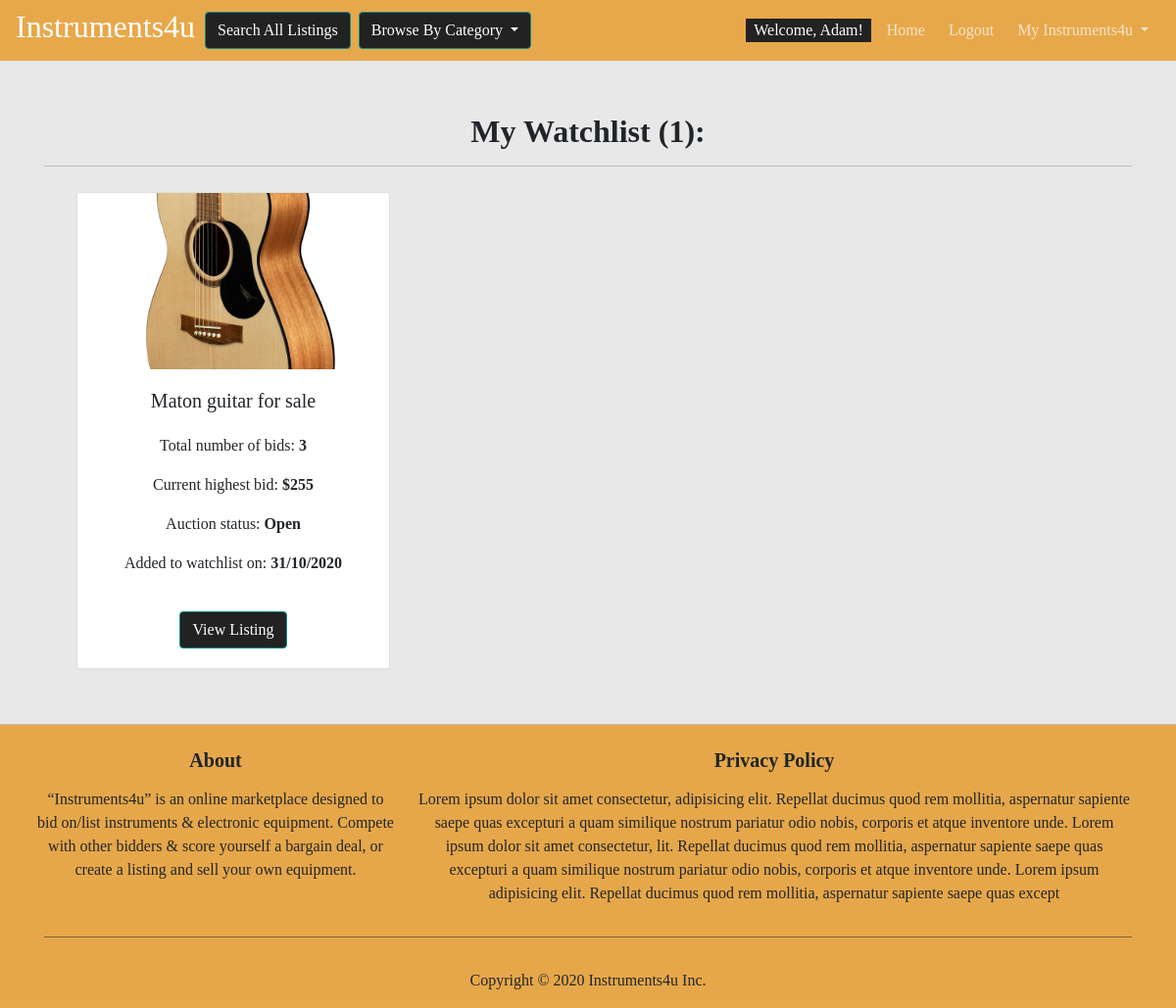
Screenshot of /watchlist (signed in) with the database file from the repository.
### auction/models.py (models this page shows)
class User(db.Model, UserMixin):
    __tablename__ = "users"
    __table_args__ = {'extend_existing': True}
    id = db.Column(db.Integer, primary_key = True)
    name = db.Column(db.String(100), index = True, unique = True, nullable = False)
    email_address = db.Column(db.String(100), index = True, nullable = False)
    phone_number = db.Column(db.Integer, index = True, nullable = False)
    mail_address = db.Column(db.String(255), index = True, nullable = False)
    password_hash = db.Column(db.String(255), nullable = False)
    listings = db.relationship('Listing', backref='user')
    watchlist = db.relationship("Watchlist", backref="user")
    bids = db.relationship("Bid", backref="user")

class Watchlist(db.Model):
    __tablename__ = "watchlist"
    id = db.Column(db.Integer, primary_key=True)
    addedToWatchlistDate = db.Column(db.DateTime, default=datetime.now())
    user_id = db.Column(db.Integer, db.ForeignKey('users.id'))
    listing_id = db.Column(db.Integer, db.ForeignKey("listings.id"))

class Instrument(db.Model):
    __tablename__ = "instruments"
    id = db.Column(db.Integer, primary_key=True)
    instrument = db.Column(db.String(50))
    category = db.Column(db.String(20))
    model = db.Column(db.String(20))
    brand = db.Column(db.String(20))
    year = db.Column(db.String(4))
    colour = db.Column(db.String(20))
    description = db.Column(db.String(250))
    image = db.Column(db.String(400))
    listings = db.relationship('Listing', backref ='instrument')

class Listing(db.Model):
    __tablename__ = 'listings'
    id = db.Column(db.Integer, primary_key=True)
    listTitle = db.Column(db.String(50))
    listingDate = db.Column(db.DateTime, default=datetime.now())
    startBid = db.Column(db.Integer)
    highestBid = db.Column(db.Integer)
    totalNumberOfBids = db.Column(db.Integer)
    auctionStatus = db.Column(db.Boolean, nullable=False)
    watchlist = db.relationship('Watchlist', backref ='listing')
    instrument_id = db.Column(db.Integer, db.ForeignKey('instruments.id'))
    user_id = db.Column(db.Integer, db.ForeignKey('users.id'))

### auction/views.py (the view)
@bp.route('/watchlist')
@login_required
def watchlist():
    watchlist = Watchlist.query.filter_by(user_id = current_user.get_id())
    return render_template('watchlist.html', watchlist = watchlist)

### auction/__init__.py (called while the page is built)
def create_app():
   app=Flask(__name__)  # this is the name of the module/package that is calling this app
   app.debug=True
   app.secret_key='utroutoru'
   app.config['SQLALCHEMY_DATABASE_URI']='sqlite:///marketplace.sqlite'
   db.init_app(app)
   bootstrap = Bootstrap(app)
   UPLOAD_FOLDER = '/static/image'
   app.config['UPLOAD_FOLDER'] = UPLOAD_FOLDER
   login_manager = LoginManager()
   login_manager.login_view='auth.login'
   login_manager.init_app(app)
   from .models import User  # importing here to avoid circular references
   @login_manager.user_loader
   def load_user(user_id):
      return User.query.get(int(user_id))
   from . import views
   app.register_blueprint(views.bp)
   from . import auth
   app.register_blueprint(auth.bp)
   from . import listings
   app.register_blueprint(listings.bp)
   return app

### auction/templates/watchlist.html
{% extends 'base.html' %}
{% block content %}
  <main>
    <div class="pagePadding">
      <div class="container">
        <div class="row">
          <div class="col-lg text-center">
            <h2>My Watchlist ({{watchlist.count()}}):</h2>
            <hr>
          </div>
        </div>
        {% if watchlist %}
          <div class="row" style="padding-top: 10px;">
            {% for watchlist_item in watchlist %}
              <div class="col-lg-4 md-4 sm-4 px-5 text-center">
                <div class="card" style="width: 20rem;">
                  <img src="{{watchlist_item.listing.instrument.image}}" class="card-img-top">
                  <div class="card-body">
                    <h5 class="card-title">{{watchlist_item.listing.listTitle}}</h5>
                    <div class="card-text" style="padding-top: 10px;">
                      <p>Total number of bids:<b> {{watchlist_item.listing.totalNumberOfBids}}</b></p>
                      <p>Current highest bid:<b> ${{watchlist_item.listing.highestBid}}</b></p>
                      {% if watchlist_item.listing.auctionStatus %}
                        <p>Auction status: <b>Open</b></p>
                      {% else %}
                        <p>Auction status: <b>Closed</b></p>
                      {% endif %}
                      <p>Added to watchlist on: <b>{{watchlist_item.addedToWatchlistDate.strftime('%d/%m/%Y')}}</b></p>
                      <p style="padding-top: 5px;"></p>
                      <a href="{{url_for('listing.show', id = watchlist_item.listing.id)}}" class="btn btn-primary">View Listing</a>
                    </div>
                  </div>
                </div>
              </div>
            {% endfor %}
          </div>
        {% endif %}
      </div>
    </div>
  </main>
{% endblock %}

### auction/templates/base.html (shortened to what this page needs)
<!DOCTYPE html>
<html lang="en">
<head>
  <link rel="stylesheet" href="https://stackpath.bootstrapcdn.com/bootstrap/4.3.1/css/bootstrap.min.css"
>
  <link rel="stylesheet" type="text/css" href="{{ url_for('static', filename='css/styleSheet.css') }}">
</head>
<body>
  <header>
    <div class="navbarText">
      <nav class="navbar navbar-custom navbar-expand-md navbar-light fixed-top ml-auto" style="opacity: 1;">
        <h2 class= "overwriteFont" style="padding-right: 10px;">Instruments4u</h2>
        <form action="{{url_for('main.browse', category = '1')}}" class="form-inline my-lg-0">
          <button class="btn btn-outline-color my-2 my-sm-0" type="submit">Search All Listings</button>
        </form>
        <div class="dropdown px-2">
            <button class="btn btn-secondary dropdown-toggle" type="button" id="dropdownMenuButton" data-toggle="dropdown" aria-haspopup="true" aria-expanded="false">
                Browse By Category
            </button>
        </div>
        <div class="collapse navbar-collapse flex-column" id="navbarCollapse">
          <ul class="navbar-nav ml-auto">
            {% if current_user.is_authenticated %}
              <li class="nav-item px-1">
                <a class="nav-link py-0" style="color:white; background-color: rgb(34, 34, 34);">Welcome, {{current_user.name}}!</a>
              </li>
              <li class="nav-item px-1">
                <a class="nav-link py-0" href="{{ url_for('main.index') }}">Home</a>
              </li>
              <li class="nav-item px-1">
                <a class="nav-link py-0" href="{{url_for('auth.logout')}}">Logout</a>
              </li>
            {% endif %}
            <li class="nav-item dropdown px-1">
              <a class="nav-link dropdown-toggle py-0" href="#" id="navbarDropdown" role="button" data-toggle="dropdown"
                aria-haspopup="true" aria-expanded="false">
                My Instruments4u
              </a>
            </li>
          </ul>
        </div>
      </nav>
    </div>
  </header>
  {% block content %}
  {% endblock %}
  <footer>
    <hr>
    <div class="container text-center">
      <div class="row">
        <div class="col-lg-4 md-4 sm-4 px-2">
          <h5 class="font-weight-bold mt-2 mb-3">About</h5>
          <p>“Instruments4u” is an online marketplace designed to bid on/list
            instruments & electronic equipment. Compete with other bidders & score yourself a bargain deal, or create a listing and sell your own equipment.</p>
        </div>
        <div class="col-lg">
          <h5 class="font-weight-bold mt-2 mb-3 text-center">Privacy Policy</h5>
          <p>Lorem ipsum dolor sit amet consectetur, adipisicing elit. Repellat ducimus quod rem mollitia, aspernatur sapiente saepe quas
            excepturi a quam similique nostrum pariatur odio nobis, corporis et atque inventore unde. Lorem ipsum dolor sit amet consectetur,
            lit. Repellat ducimus quod rem mollitia, aspernatur sapiente saepe quas
            excepturi a quam similique nostrum pariatur odio nobis, corporis et atque inventore unde. Lorem ipsum  adipisicing elit. Repellat ducimus quod rem mollitia, aspernatur sapiente saepe quas except
          </p>
        </div>
      </div>
      <hr style="border-color: rgb(34, 34, 34, 0.5) !important;">
      <div class="footer-copyright text-center py-3">Copyright © 2020 Instruments4u Inc.
      </div>
  </footer>
  </body>
</html>

### auction/static/css/styleSheet.css (style rules this page uses)
body { font-family: "Century Gothic"; background-color: rgb(34, 34, 34, 0.1); }
button { color:white; }
h2, h3, h4 { font-weight: bold; }
.overwriteFont { font-weight: normal !important; }
.pagePadding { padding-top: 115px; padding-bottom: 40px; }
.navbarText { color: white; }
.navbar-custom { background-color: rgba(230, 152, 36, 0.8); }
.navbar-custom .navbar-nav .nav-link { color: rgba(255,255,255, 0.7); }
footer { background:rgba(230, 152, 36, 0.8); }
.btn { background-color: rgb(34, 34, 34); color: white; border-color: rgb(13, 141, 135); }
.sideBorder, hr { border-right-style: solid; border-width: 1.5px; border-color: rgb(187, 187, 187); }
.card-img-top { width: 100%; height: 15vw; object-fit: cover; }

### rows the page displays
User: name "Adam"
Watchlist: listing.instrument.image (picture), listing.listTitle "Maton guitar for sale", listing.totalNumberOfBids "3", listing.highestBid "255", addedToWatchlistDate "31/10/2020"

### other values shown
{{ watchlist.count() }} "1"
